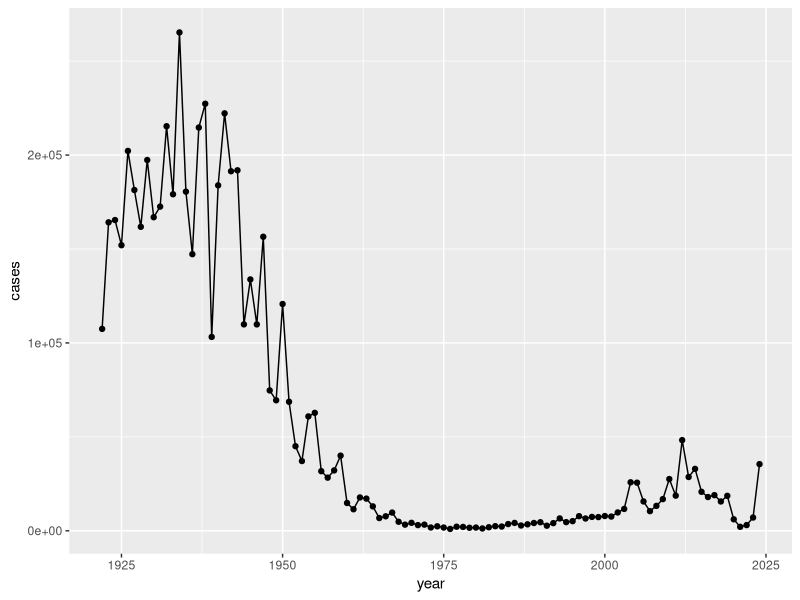
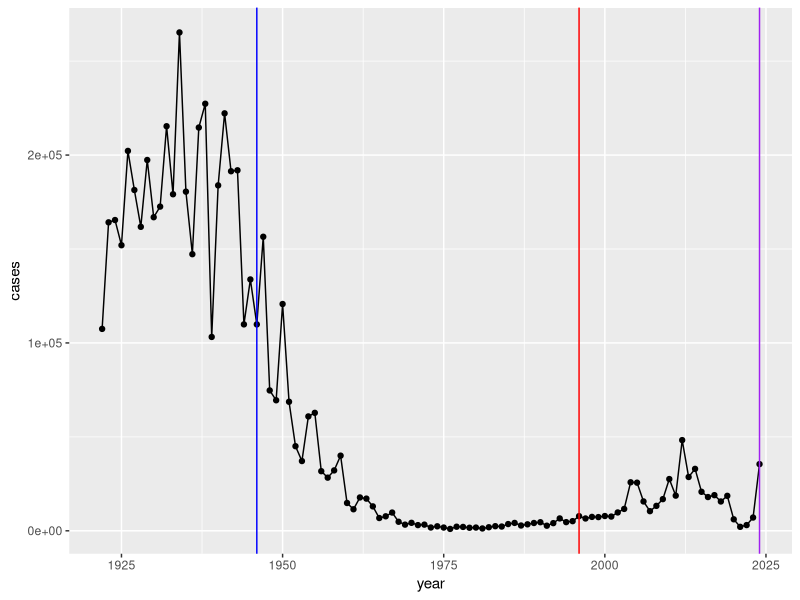

Here is the R script that generated these plots, in order: (Note: this script raises an error after producing the figures.)
## ---- chunk 1
cdc<- data.frame(
                          year = c(1922L,
                                   1923L,1924L,1925L,1926L,1927L,1928L,
                                   1929L,1930L,1931L,1932L,1933L,1934L,1935L,
                                   1936L,1937L,1938L,1939L,1940L,1941L,
                                   1942L,1943L,1944L,1945L,1946L,1947L,1948L,
                                   1949L,1950L,1951L,1952L,1953L,1954L,
                                   1955L,1956L,1957L,1958L,1959L,1960L,
                                   1961L,1962L,1963L,1964L,1965L,1966L,1967L,
                                   1968L,1969L,1970L,1971L,1972L,1973L,
                                   1974L,1975L,1976L,1977L,1978L,1979L,1980L,
                                   1981L,1982L,1983L,1984L,1985L,1986L,
                                   1987L,1988L,1989L,1990L,1991L,1992L,1993L,
                                   1994L,1995L,1996L,1997L,1998L,1999L,
                                   2000L,2001L,2002L,2003L,2004L,2005L,
                                   2006L,2007L,2008L,2009L,2010L,2011L,2012L,
                                   2013L,2014L,2015L,2016L,2017L,2018L,
                                   2019L,2020L,2021L,2022L,2023L,2024L),
  cases = c(107473,
                                   164191,165418,152003,202210,181411,
                                   161799,197371,166914,172559,215343,179135,
                                   265269,180518,147237,214652,227319,103188,
                                   183866,222202,191383,191890,109873,
                                   133792,109860,156517,74715,69479,120718,
                                   68687,45030,37129,60886,62786,31732,28295,
                                   32148,40005,14809,11468,17749,17135,
                                   13005,6799,7717,9718,4810,3285,4249,
                                   3036,3287,1759,2402,1738,1010,2177,2063,
                                   1623,1730,1248,1895,2463,2276,3589,
                                   4195,2823,3450,4157,4570,2719,4083,6586,
                                   4617,5137,7796,6564,7405,7298,7867,
                                   7580,9771,11647,25827,25616,15632,10454,
                                   13278,16858,27550,18719,48277,28639,
                                   32971,20762,17972,18975,15609,18617,6124,
                                   2116,3044,7063,35493)
)
## ---- chunk 2
library(ggplot2)

cases <- ggplot(cdc) +
  aes(year, cases) +
  geom_point() +
  geom_line()

cases
## ---- chunk 3
cases +
  geom_vline(xintercept = 1946, col="blue") +
  geom_vline(xintercept = 1996, col="red") +
  geom_vline(xintercept = 2024, col="purple")

## ---- chunk 4
library(jsonlite)

subject <- read_json("https://www.cmi-pb.org/api/v5_1/subject", simplifyVector = TRUE)

head(subject)
## ---- chunk 5
nrow(subject)
## ---- chunk 6
table( subject$infancy_vac )
## ---- chunk 7
table( subject$biological_sex )
## ---- chunk 8
table( subject$race, subject$biological_sex)
## ---- chunk 9
specimen <- read_json("http://cmi-pb.org/api/v5_1/specimen", simplifyVector= TRUE )

ab_data <- read_json("http://cmi-pb.org/api/v5_1/plasma_ab_titer", simplifyVector = TRUE)

head(specimen)
## ---- chunk 10
library("dplyr")

meta <- inner_join(subject,specimen)

head(meta)
## ---- chunk 11
head(ab_data)
## ---- chunk 12
abdata <- inner_join(ab_data, meta)
head(abdata)
## ---- chunk 13
dim(abdata)
## ---- chunk 14
# Number of unique isotypes
table(abdata$isotype)

## ---- chunk 15
# Number of unique antigens
table(abdata$antigen)

## ---- chunk 16
ggplot(abdata)+
  aes(MFI,antigen)+
  geom_boxplot()
  
## ---- chunk 17
ggplot(abdata)+
  aes(MFI,antigen, col=infancy_vac)+
  geom_boxplot()
## ---- chunk 18
ggplot(abdata)+
  aes(MFI,antigen)+
  geom_boxplot()+
facet_wrap(~infancy_vac)
## ---- chunk 19
igg <- abdata |> 
  filter(isotype == "IgG")

head(igg)
## ---- chunk 20
ggplot(igg)+
  aes(MFI_normalised,antigen, col=infancy_vac)+
  geom_boxplot()+
  facet_wrap(~visit)
## ---- chunk 21
table(igg$dataset)
## ---- chunk 22
pt_igg <- abdata |>
  filter(isotype == "IgG",
         antigen == "PT",
         dataset == "2021_dataset")
## ---- chunk 23
dim(pt_igg)
## ---- chunk 24
ggplot(pt_igg)+
  aes(actual_day_relative_to_boost,
      MFI_normalised,
      col=infancy_vac,
      group=subject_id) +
  geom_point()+
  geom_line()+
  theme_bw()+
  geom_vline(xintercept = 0)+
  geom_vline(xintercept = 14)

  
